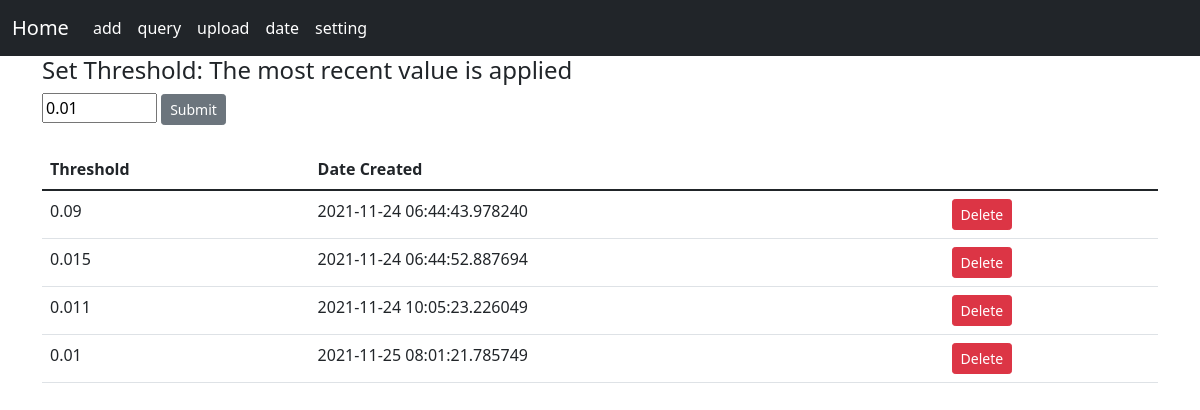
Page /setting on the earlier database version.
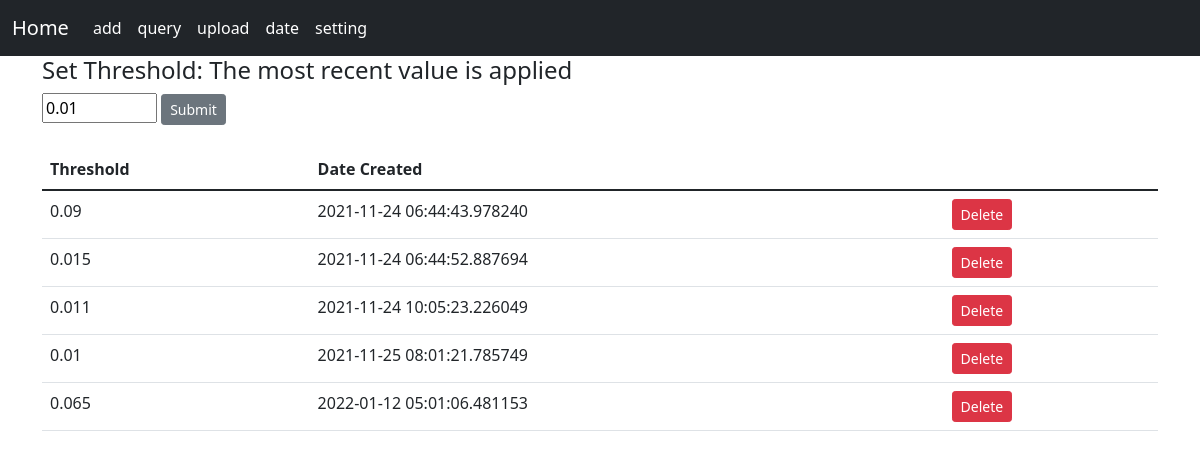
Same page on the later database version.
### model.py (models this page shows, shortened)
class Setting(db.Model):
    id = db.Column(db.Integer, primary_key=True)
    value = db.Column(db.Integer, nullable=False)
    date_created = db.Column(db.DateTime, default=datetime.utcnow)

### app.py (the view)
@app.route('/setting', methods=["POST", "GET"])
def setting():
    title = "Set Threshold: The most recent value is applied"
    if request.method == "POST":
        row = request.form['value']
        new_row = Setting(value=row)
        if len(row) < 1:
            flash("Type in a valid value", category="error")
            return redirect('/setting')
        try:
            db.session.add(new_row)
            db.session.commit()
            return redirect('/setting')
        except:
            flash("An unknown error has occurred.", category='error')
            return redirect('/setting')
    else:
        rows = Setting.query.order_by(Setting.date_created)
        return render_template("setting.html", title=title, rows=rows)

### templates/setting.html (shortened to what this page needs)
{% extends 'base.html' %}
{% block content %}
    <div class = "container">
        <h4> {{title}} </h4>
        <form action="/setting" method="POST">
            <input type="number" id="value" name="value" value="0.01" step="0.001" min="0.001" max="0.090">
            <button type="submit" class="btn btn-secondary btn-sm">Submit</button>
        </form>
        <br/>
        <table class="table">
            <thead>
                <tr>
                  <th scope="col">Threshold</th>
                  <th scope="col">Date Created</th>
                </tr>
            </thead>
            <tbody>
            {% for row in rows%}
                <tr>
                    <td>{{row.value}} </td>
                    <td>{{row.date_created}}</td>
                    <td>
                        <a href="/delete_setting/{{row.id}}" class="btn btn-danger btn-sm"> Delete</a>
                    </td>
                </tr>
            {% endfor %}
            </tbody>
        </table>
{% endblock %}

Differences in the rows shown:
added Setting: value "0.065", date_created "2022-01-12 05:01:06.481153"
